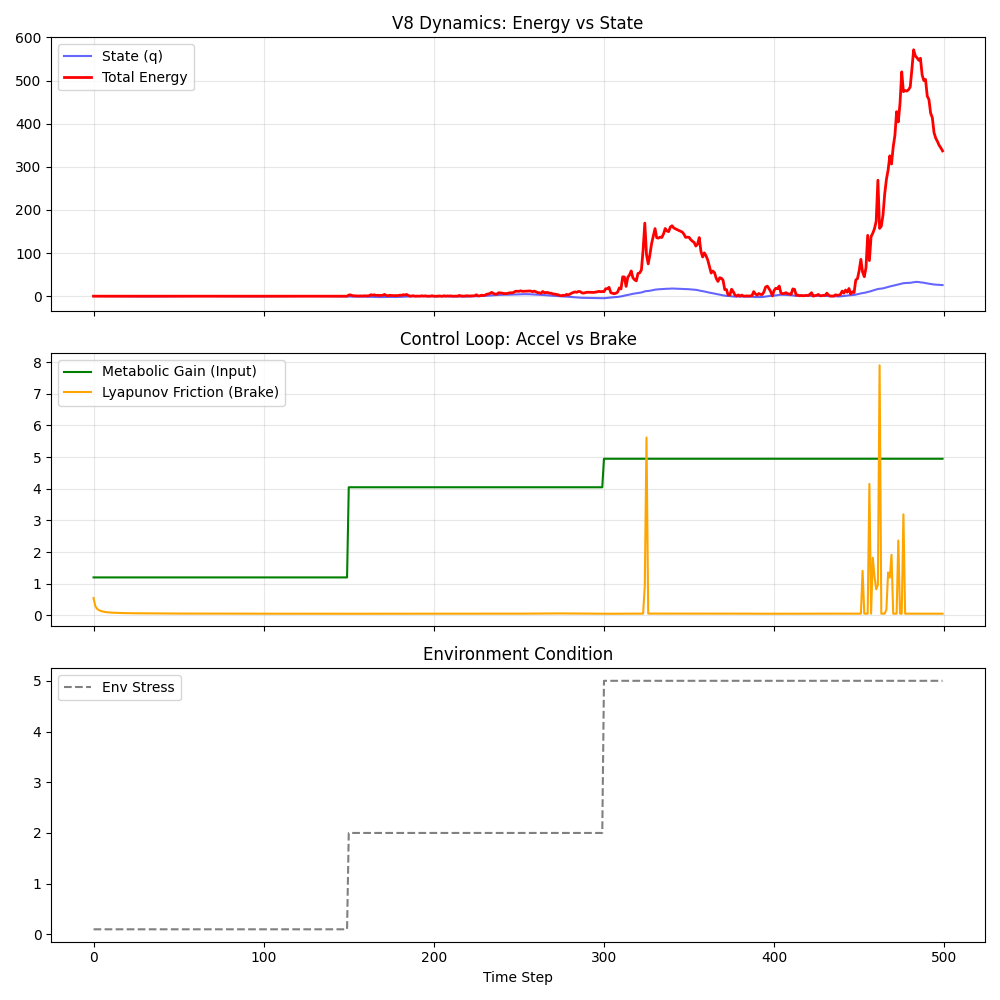

Recreate this plot in Python.

import numpy as np
import matplotlib.pyplot as plt
import os

# ==============================================================================
# 🧩 V8 THERMODYNAMICS PROOF OF CONCEPT
# "The Engine that runs on Stress"
# ==============================================================================

def setup_logger():
    log_path = os.path.join(os.path.dirname(__file__), "poc_v8_thermodynamics.log")
    with open(log_path, "w") as f:
        f.write("--- V8 PoC: ACCEL/BRAKE DYNAMICS ---\n")
    return log_path

def log(msg, log_path=None):
    print(msg)
    if log_path:
        with open(log_path, "a") as f:
            f.write(msg + "\n")

def run_thermodynamic_test():
    log_path = setup_logger()
    
    # 1. PARAMETERS
    dt = 0.1
    steps = 500
    
    # Physics (Hamiltonian)
    # H = 0.5*p^2 + 0.5*k*q^2
    k = 1.0 
    
    # V8 Mechanisms
    base_gain = 1.0
    base_friction = 0.05
    
    # State
    q = 0.5
    p = 0.0
    
    # Shadow State for Lyapunov
    q_shadow = q + 1e-6
    p_shadow = p
    
    # History
    history = {
        'q': [], 'p': [], 'energy': [], 
        'gain': [], 'friction': [], 'lyapunov': [],
        'stress': []
    }
    
    log("Starting V8 Thermodynamic Stress Test...", log_path)
    log("Phase 1: CALM (T=0-150)\nPhase 2: STRESS (T=150-300)\nPhase 3: DANGER (T=300-500)", log_path)
    
    for t in range(steps):
        # --- A. STRESS INJECTION (Simulating Input Varianace) ---
        if t < 150:
            stress_level = 0.1 # Calm
        elif t < 300:
            stress_level = 2.0 # High Stress (Metabolic Trigger)
        else:
            stress_level = 5.0 # Danger (Epilepsy Trigger)
            
        noise = np.random.randn() * stress_level
        
        # --- B. METABOLIC ACCELERATOR (The "Gain") ---
        # Logic: If Stress is high, Gain increases to "think harder"
        # Formula: Gain = 1 + tanh(Stress/Factor)
        metabolic_gain = 1.0 + np.tanh(stress_level * 0.5) * 4.0 
        
        # Input Signal amplified by Metabolism
        force_in = noise * metabolic_gain
        
        # --- C. LYAPUNOV BRAKE (The "Thermostat") ---
        # Measure Divergence between Trajectory and Shadow
        dist_sq = (q - q_shadow)**2 + (p - p_shadow)**2
        dist = np.sqrt(dist_sq + 1e-12)
        expansion = np.log(dist / 1e-6)
        
        # Reset Shadow (Renormalization)
        q_shadow = q + (q_shadow - q) / dist * 1e-6
        p_shadow = p + (p_shadow - p) / dist * 1e-6
        
        # Controller: If expanding (Chaos), ADD Friction
        # Logic: Non-linear response. If exp > 0, Friction explodes.
        # Friction = Base + (e^(Expand * 2) - 1)
        if expansion > 0:
            brake_force = (np.exp(expansion * 2.0) - 1.0) * 0.5
        else:
            brake_force = 0.0
            
        # --- NEW: ENERGY BRAKE (Safety Valve) ---
        # If kinetic energy is insane, clamp it.
        # This solves the "Linear Runaway" problem where Lyapunov is 0 but q -> infinity
        kinetic = 0.5 * p**2
        safety_brake = max(0, (kinetic - 50.0) * 0.1) # Soft clamp above E_kin=50
            
        lyapunov_friction = base_friction + brake_force + safety_brake
        
        # Clamp friction to avoid freezing completely (or physics breaking)
        # Max 2.0 was too low for Gain 5.0. Need Max 10.0
        friction = min(10.0, lyapunov_friction)
        
        # --- D. PHYSICAL STEP (Hamiltonian) ---
        # 1. Potential Force
        f_q = -k * np.tanh(q) # Non-linear spring
        
        # 2. Symplectic Update
        p_new = p + (f_q + force_in) * dt
        p_new = p_new * (1.0 - friction * dt) # Dissipation
        
        q_new = q + p_new * dt
        
        # Shadow Step (Identical Physics)
        f_q_s = -k * np.tanh(q_shadow)
        p_s_new = p_shadow + (f_q_s + force_in) * dt
        p_s_new = p_s_new * (1.0 - friction * dt)
        q_s_new = q_shadow + p_s_new * dt
        
        # Update
        q, p = q_new, p_new
        q_shadow, p_shadow = q_s_new, p_s_new
        
        # Energy
        energy = 0.5 * p**2 + 0.5 * k * q**2
        
        # Record
        history['q'].append(q)
        history['p'].append(p)
        history['energy'].append(energy)
        history['gain'].append(metabolic_gain)
        history['friction'].append(friction)
        history['lyapunov'].append(expansion)
        history['stress'].append(stress_level)
        
        if t % 50 == 0:
            log(f"T={t} | Stress={stress_level:.1f} | Gain={metabolic_gain:.2f} | Fric={friction:.2f} | E={energy:.2f}", log_path)

    # --- ANALYSIS ---
    avg_e_calm = np.mean(history['energy'][:150])
    avg_e_stress = np.mean(history['energy'][150:300])
    avg_e_danger = np.mean(history['energy'][300:])
    
    max_e = np.max(history['energy'])
    
    log("\n--- RESULTS ---", log_path)
    log(f"Avg Energy (Calm):   {avg_e_calm:.4f}", log_path)
    log(f"Avg Energy (Stress): {avg_e_stress:.4f} (Should be higher)", log_path)
    log(f"Avg Energy (Danger): {avg_e_danger:.4f} (Should be stable/capped)", log_path)
    log(f"Max Energy:          {max_e:.4f}", log_path)
    
    success = True
    if avg_e_stress < avg_e_calm:
        log("[FAIL] Metabolism didn't accelerate.", log_path)
        success = False
    if max_e > 1000.0 or np.isnan(max_e):
        log("[FAIL] Explosion! Lyapunov brake failed.", log_path)
        success = False
        
    if success:
        log("[SUCCESS] V8 Engine maintained 'High Energy Stasis'.", log_path)

    # --- PLOTTING ---
    fig, axs = plt.subplots(3, 1, figsize=(10, 10), sharex=True)
    
    # 1. State & Energy
    axs[0].plot(history['q'], label='State (q)', color='blue', alpha=0.6)
    axs[0].plot(history['energy'], label='Total Energy', color='red', linewidth=2)
    axs[0].set_title("V8 Dynamics: Energy vs State")
    axs[0].legend()
    axs[0].grid(True, alpha=0.3)
    
    # 2. Controls (Gain vs Friction)
    axs[1].plot(history['gain'], label='Metabolic Gain (Input)', color='green')
    axs[1].plot(history['friction'], label='Lyapunov Friction (Brake)', color='orange')
    axs[1].set_title("Control Loop: Accel vs Brake")
    axs[1].legend()
    axs[1].grid(True, alpha=0.3)
    
    # 3. Stress Map
    axs[2].plot(history['stress'], label='Env Stress', color='grey', linestyle='--')
    axs[2].set_title("Environment Condition")
    axs[2].set_xlabel("Time Step")
    axs[2].legend()
    
    output_png = os.path.join(os.path.dirname(__file__), 'poc_v8_thermodynamics.png')
    plt.tight_layout()
    plt.savefig(output_png)
    log(f"Saved plot to {output_png}", log_path)

if __name__ == "__main__":
    run_thermodynamic_test()
